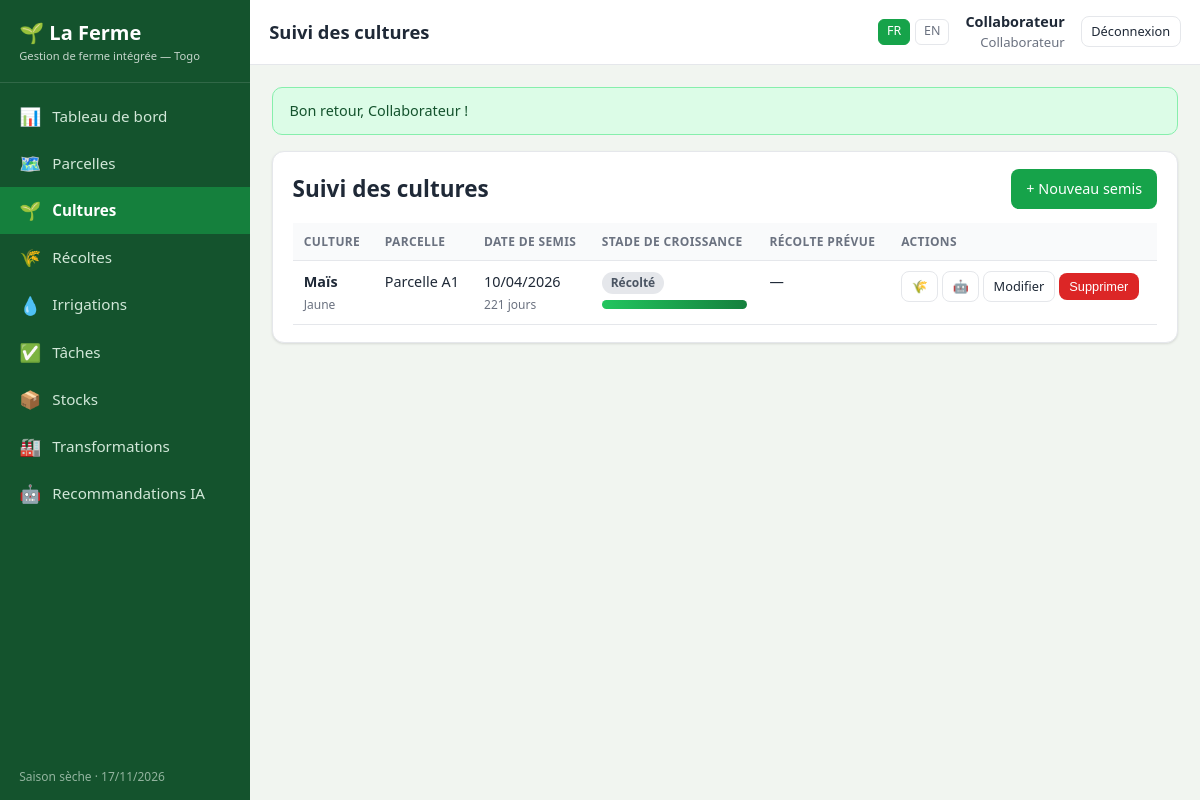
The page /cultures.php (signed in) on the database its author committed.
### tables this page shows
CREATE TABLE `users` (
  `id` int(11) NOT NULL,
  `nom` varchar(120) NOT NULL,
  `email` varchar(160) NOT NULL,
  `mot_de_passe` varchar(255) NOT NULL,
  `role` enum('proprietaire','collaborateur') NOT NULL DEFAULT 'collaborateur',
  `langue` enum('fr','en') NOT NULL DEFAULT 'fr',
  `actif` tinyint(1) NOT NULL DEFAULT 1,
  `created_at` datetime NOT NULL DEFAULT current_timestamp()
);

CREATE TABLE `cultures` (
  `id` int(11) NOT NULL,
  `parcelle_id` int(11) NOT NULL,
  `nom` varchar(120) NOT NULL,
  `variete` varchar(120) DEFAULT NULL,
  `date_semis` date NOT NULL,
  `stade` enum('semis','levee','croissance','floraison','maturation','recolte') NOT NULL DEFAULT 'semis',
  `date_recolte_prevue` date DEFAULT NULL,
  `quantite_semee` decimal(10,2) DEFAULT NULL,
  `unite` varchar(20) DEFAULT 'kg',
  `user_id` int(11) DEFAULT NULL,
  `created_at` datetime NOT NULL DEFAULT current_timestamp()
);

CREATE TABLE `parcelles` (
  `id` int(11) NOT NULL,
  `nom` varchar(120) NOT NULL,
  `zone` varchar(120) DEFAULT NULL,
  `superficie` decimal(6,2) NOT NULL DEFAULT 0.00,
  `statut` enum('libre','en_culture','repos') NOT NULL DEFAULT 'libre',
  `created_at` datetime NOT NULL DEFAULT current_timestamp()
);

### includes/functions.php (called while the page is built, shortened)
<?php
require_once __DIR__ . '/db.php';
function current_lang(): string
{
    return $_SESSION['lang'] ?? 'fr';
}
function lang_dict(): array
{
    static $dict = null;
    if ($dict === null) {
        $dict = require __DIR__ . '/../lang/' . current_lang() . '.php';
    }
    return $dict;
}
function t(string $key): string
{
    $dict = lang_dict();
    if (isset($dict[$key])) {
        return $dict[$key];
    }
    return ucfirst(str_replace('_', ' ', $key));
}
function te(string $prefix, $value): string
{
    return t($prefix . '_' . $value);
}
function e($value): string
{
    return htmlspecialchars((string)$value, ENT_QUOTES, 'UTF-8');
}
function get_flashes(): array
{
    $f = $_SESSION['flash'] ?? [];
    return $f;
}
function current_user(): ?array
{
    static $user = null;
    if ($user === null) {
        $user = fetch_one('SELECT * FROM users WHERE id = ? AND actif = 1', [$_SESSION['user_id']]);
    }
    return $user ?: null;
}
function is_logged_in(): bool
{
    return current_user() !== null;
}
function require_login(): void
{
    if (!is_logged_in()) {
        redirect('login.php');
    }
}
function fr_date(?string $date): string
{
    if (!$date) {
        return '—';
    }
    $ts = strtotime($date);
    return $ts ? date('d/m/Y', $ts) : '—';
}
function season_for_month(int $month): string
{
    return ($month >= 4 && $month <= 10) ? 'rainy' : 'dry';
}
function season_label(): string
{
    return t(season_for_month((int)date('n')) === 'rainy' ? 'season_rainy' : 'season_dry');
}
function culture_progress(string $stage): int
{
    $map = [
        'semis'      => 10,
        'levee'      => 25,
        'croissance' => 50,
        'floraison'  => 65,
        'maturation' => 85,
        'recolte'    => 100,
    ];
    return $map[$stage] ?? 0;
}

### includes/db.php (called while the page is built, shortened)
<?php
function db(): PDO
{
    static $pdo = null;
    if ($pdo instanceof PDO) {
        return $pdo;
    }
    $dsn = sprintf('mysql:host=%s;port=%s;dbname=%s;charset=utf8mb4', DB_HOST, DB_PORT, DB_NAME);
    try {
        $pdo = new PDO($dsn, DB_USER, DB_PASS, [
            PDO::ATTR_ERRMODE            => PDO::ERRMODE_EXCEPTION,
            PDO::ATTR_DEFAULT_FETCH_MODE => PDO::FETCH_ASSOC,
            PDO::ATTR_EMULATE_PREPARES   => false,
        ]);
    } catch (PDOException $e) {
        http_response_code(500);
        if (APP_DEBUG) {
            die('Connexion à la base de données impossible : ' . $e->getMessage()
                . '<br><br>Avez-vous exécuté <a href="' . BASE_URL . '/install.php">install.php</a> ?');
        }
        die('Erreur de connexion à la base de données.');
    }
    return $pdo;
}
function q(string $sql, array $params = []): PDOStatement
{
    $stmt = db()->prepare($sql);
    $stmt->execute($params);
    return $stmt;
}
function fetch_one(string $sql, array $params = []): ?array
{
    $row = q($sql, $params)->fetch();
    return $row === false ? null : $row;
}
function fetch_all(string $sql, array $params = []): array
{
    return q($sql, $params)->fetchAll();
}

### cultures.php (the view, shortened to what this page needs)
<?php
require_once __DIR__ . '/includes/functions.php';
require_login();
$active     = 'cultures';
$page_title = t('cultures_title');
$edit   = null;
$showForm = $edit !== null;
$parcelles = fetch_all('SELECT id, nom FROM parcelles ORDER BY nom');
$cultures  = fetch_all(
    'SELECT c.*, p.nom AS parcelle, u.nom AS auteur
     FROM cultures c
     JOIN parcelles p ON p.id = c.parcelle_id
     LEFT JOIN users u ON u.id = c.user_id
     ORDER BY (c.stade = "recolte"), c.date_semis DESC'
);
require __DIR__ . '/includes/header.php';
?>
<?php if ($showForm): ?>
<div class="card">
    <h2><?= empty($edit['id']) ? e(t('new_culture')) : e(t('edit_culture')) ?></h2>
    <form method="post">
        <?= csrf_field() ?>
        <input type="hidden" name="action" value="<?= empty($edit['id']) ? 'create' : 'update' ?>">
        <?php if (!empty($edit['id'])): ?><input type="hidden" name="id" value="<?= (int)$edit['id'] ?>"><?php endif; ?>
        <div class="form-grid">
            <div class="field">
                <label><?= e(t('parcelle')) ?></label>
                <select name="parcelle_id" required>
                    <option value=""><?= e(t('select_parcelle')) ?></option>
                    <?php foreach ($parcelles as $p): ?>
                        <option value="<?= (int)$p['id'] ?>" <?= (int)($edit['parcelle_id'] ?? $_GET['parcelle_id'] ?? 0) === (int)$p['id'] ? 'selected' : '' ?>><?= e($p['nom']) ?></option>
                    <?php endforeach; ?>
                </select>
            </div>
            <div class="field">
                <label><?= e(t('culture_name')) ?></label>
                <input type="text" name="nom" required value="<?= e($edit['nom'] ?? '') ?>" placeholder="Maïs, soja, manioc, tomate…">
            </div>
            <div class="field">
                <label><?= e(t('variete')) ?> <small class="muted">(<?= e(t('optional')) ?>)</small></label>
                <input type="text" name="variete" value="<?= e($edit['variete'] ?? '') ?>">
            </div>
            <div class="field">
                <label><?= e(t('date_semis')) ?></label>
                <input type="date" name="date_semis" required value="<?= e($edit['date_semis'] ?? date('Y-m-d')) ?>">
            </div>
            <div class="field">
                <label><?= e(t('stade')) ?></label>
                <select name="stade">
                    <?php foreach (['semis', 'levee', 'croissance', 'floraison', 'maturation', 'recolte'] as $s): ?>
                        <option value="<?= $s ?>" <?= ($edit['stade'] ?? 'semis') === $s ? 'selected' : '' ?>><?= e(te('stade', $s)) ?></option>
                    <?php endforeach; ?>
                </select>
            </div>
            <div class="field">
                <label><?= e(t('date_recolte_prevue')) ?></label>
                <input type="date" name="date_recolte_prevue" value="<?= e($edit['date_recolte_prevue'] ?? '') ?>">
            </div>
            <div class="field">
                <label><?= e(t('quantite_semee')) ?></label>
                <input type="number" step="0.01" min="0" name="quantite_semee" value="<?= e($edit['quantite_semee'] ?? '') ?>">
            </div>
            <div class="field">
                <label><?= e(t('unite')) ?></label>
                <input type="text" name="unite" value="<?= e($edit['unite'] ?? 'kg') ?>">
            </div>
        </div>
        <div class="form-actions">
            <button class="btn btn-primary" type="submit"><?= e(t('save')) ?></button>
            <a class="btn btn-outline" href="<?= e(BASE_URL) ?>/cultures.php"><?= e(t('cancel')) ?></a>
        </div>
    </form>
</div>
<?php else: ?>
<div class="card">
    <div class="card-head">
        <h2><?= e(t('cultures_title')) ?></h2>
        <a class="btn btn-primary" href="<?= e(BASE_URL) ?>/cultures.php?action=new">+ <?= e(t('new_culture')) ?></a>
    </div>
    <?php if (!$cultures): ?>
        <p class="empty"><?= e(t('no_records')) ?></p>
    <?php else: ?>
        <div class="table-wrap">
            <table class="tbl">
                <thead>
                    <tr>
                        <th><?= e(t('culture_name')) ?></th>
                        <th><?= e(t('parcelle')) ?></th>
                        <th><?= e(t('date_semis')) ?></th>
                        <th><?= e(t('stade')) ?></th>
                        <th><?= e(t('date_recolte_prevue')) ?></th>
                        <th class="right"><?= e(t('actions')) ?></th>
                    </tr>
                </thead>
                <tbody>
                <?php foreach ($cultures as $c): ?>
                    <tr>
                        <td>
                            <strong><?= e($c['nom']) ?></strong>
                            <?php if ($c['variete']): ?><br><small class="muted"><?= e($c['variete']) ?></small><?php endif; ?>
                        </td>
                        <td><?= e($c['parcelle']) ?></td>
                        <td><?= e(fr_date($c['date_semis'])) ?><br><small class="muted"><?= (int)floor((time() - strtotime($c['date_semis'])) / 86400) ?> <?= e(t('days')) ?></small></td>
                        <td style="min-width:150px">
                            <span class="badge badge-<?= $c['stade'] === 'recolte' ? 'gray' : 'green' ?>"><?= e(te('stade', $c['stade'])) ?></span>
                            <div class="progress" style="margin-top:.35rem"><span style="width:<?= culture_progress($c['stade']) ?>%"></span></div>
                        </td>
                        <td><?= e(fr_date($c['date_recolte_prevue'])) ?></td>
                        <td class="right">
                            <a class="btn btn-sm btn-outline" href="<?= e(BASE_URL) ?>/recoltes.php?action=new&culture_id=<?= (int)$c['id'] ?>">🌾</a>
                            <a class="btn btn-sm btn-outline" href="<?= e(BASE_URL) ?>/recommandations.php?parcelle_id=<?= (int)$c['parcelle_id'] ?>">🤖</a>
                            <a class="btn btn-sm btn-outline" href="<?= e(BASE_URL) ?>/cultures.php?action=edit&id=<?= (int)$c['id'] ?>"><?= e(t('edit')) ?></a>
                            <form method="post" class="inline-form" data-confirm="<?= e(t('confirm_delete')) ?>">
                                <button class="btn btn-sm btn-danger" type="submit"><?= e(t('delete')) ?></button>
                            </form>
                        </td>
                    </tr>
                <?php endforeach; ?>
                </tbody>
            </table>
        </div>
    <?php endif; ?>
</div>
<?php endif; ?>
<?php require __DIR__ . '/includes/footer.php'; ?>

### includes/header.php (shortened to what this page needs)
<?php
require_once __DIR__ . '/functions.php';
$__u        = current_user();
$active     = $active ?? '';
$page_title = $page_title ?? t('nav_dashboard');
$__lang     = current_lang();
$__self     = basename($_SERVER['SCRIPT_NAME'] ?? 'index.php');
$__nav = [
    ['index.php',           '📊', t('nav_dashboard')],
    ['parcelles.php',       '🗺️', t('nav_parcelles')],
    ['cultures.php',        '🌱', t('nav_cultures')],
    ['recoltes.php',        '🌾', t('nav_recoltes')],
    ['irrigations.php',     '💧', t('nav_irrigations')],
    ['taches.php',          '✅', t('nav_taches')],
    ['stocks.php',          '📦', t('nav_stocks')],
    ['transformations.php', '🏭', t('nav_transformations')],
];
$__nav[] = ['recommandations.php', '🤖', t('nav_recommandations')];
?>
<!DOCTYPE html>
<html lang="<?= e($__lang) ?>">
<head>
    <link rel="stylesheet" href="<?= e(BASE_URL) ?>/assets/css/style.css">
</head>
<body>
<div class="app">
    <aside class="sidebar">
        <div class="brand">🌱 <?= e(APP_NAME) ?><small><?= e(t('tagline')) ?></small></div>
        <nav>
            <?php foreach ($__nav as $item): ?>
                <a href="<?= e(BASE_URL . '/' . $item[0]) ?>" class="<?= $active === basename($item[0], '.php') ? 'active' : '' ?>">
                    <span class="ico"><?= $item[1] ?></span><?= e($item[2]) ?>
                </a>
            <?php endforeach; ?>
        </nav>
        <div class="side-foot"><?= e(season_label()) ?> · <?= date('d/m/Y') ?></div>
    </aside>
    <div class="main">
        <header class="topbar">
            <h1><?= e($page_title) ?></h1>
            <div class="lang-switch">
                <?php foreach (LANGS as $code => $label):
                    $__q = $_GET;
                    $__q['lang'] = $code; ?>
                    <a href="<?= e($__self . '?' . http_build_query($__q)) ?>" class="<?= $__lang === $code ? 'active' : '' ?>"><?= e(strtoupper($code)) ?></a>
                <?php endforeach; ?>
            </div>
            <div class="who">
                <?php if ($__u): ?>
                    <strong><?= e($__u['nom']) ?></strong>
                    <?= e(te('role', $__u['role'])) ?>
                <?php endif; ?>
            </div>
            <a class="btn btn-outline btn-sm" href="<?= e(BASE_URL) ?>/logout.php"><?= e(t('nav_logout')) ?></a>
        </header>
        <main class="content">
            <?php foreach (get_flashes() as $fl): ?>
                <div class="alert alert-<?= $fl['type'] === 'error' ? 'error' : ($fl['type'] === 'warn' ? 'warn' : 'success') ?>">
                    <?= e($fl['message']) ?>
                </div>
            <?php endforeach; ?>

### rows shown on the page
users: nom "Collaborateur", role "Collaborateur"
cultures: nom "Maïs", variete "Jaune", parcelle.nom "Parcelle A1", date_semis "10/04/2026", stade "Récolté", date_recolte_prevue "—"

### other values the page prints
APP_NAME "La Ferme"
t('tagline') "Gestion de ferme intégrée — Togo"
$item[1] "📊"
$item[2] "Tableau de bord"
$item[1] "🗺️"
$item[2] "Parcelles"
$item[1] "🌱"
$item[2] "Cultures"
$item[1] "🌾"
$item[2] "Récoltes"
$item[1] "💧"
$item[2] "Irrigations"
$item[1] "✅"
$item[2] "Tâches"
$item[1] "📦"
